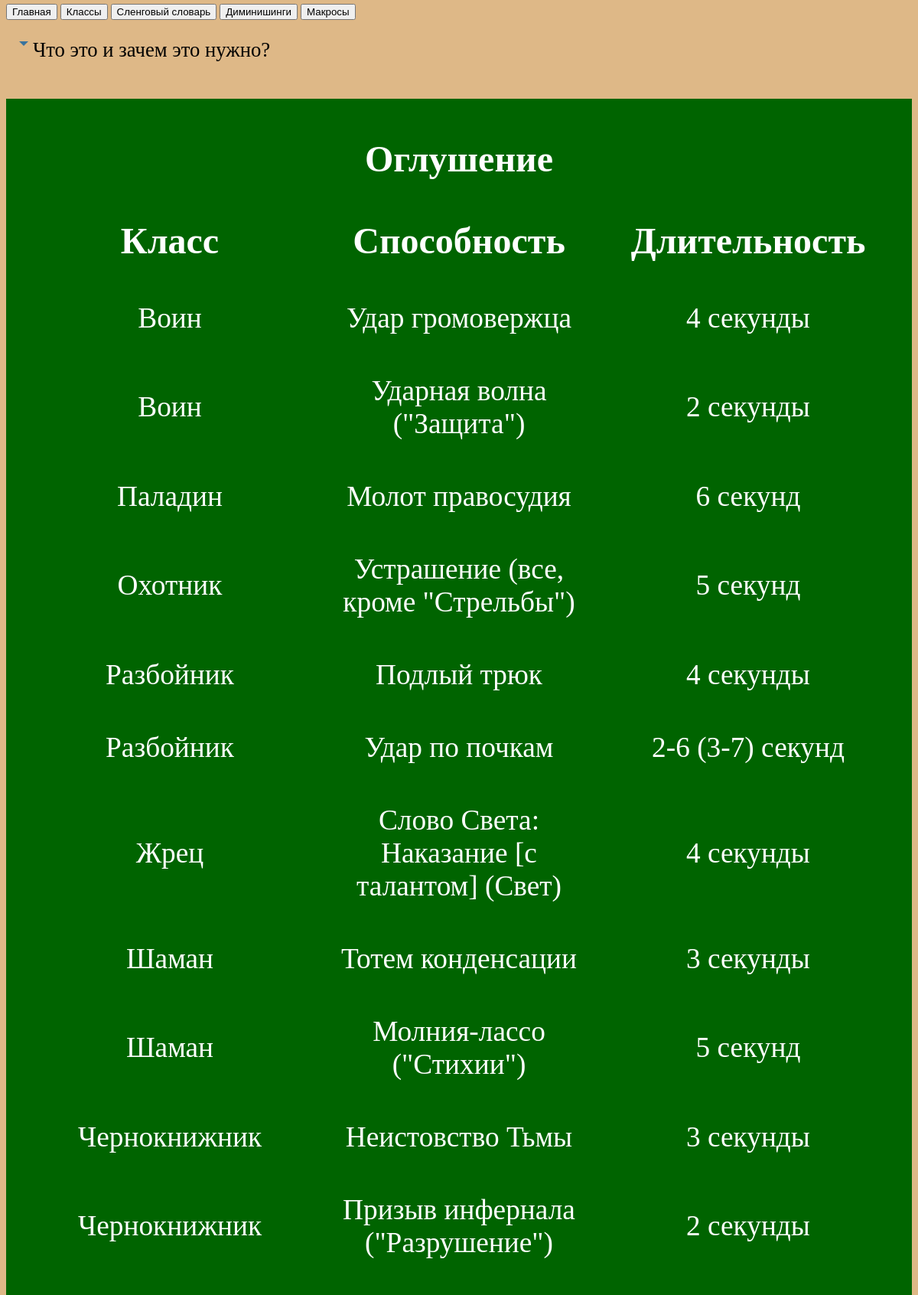
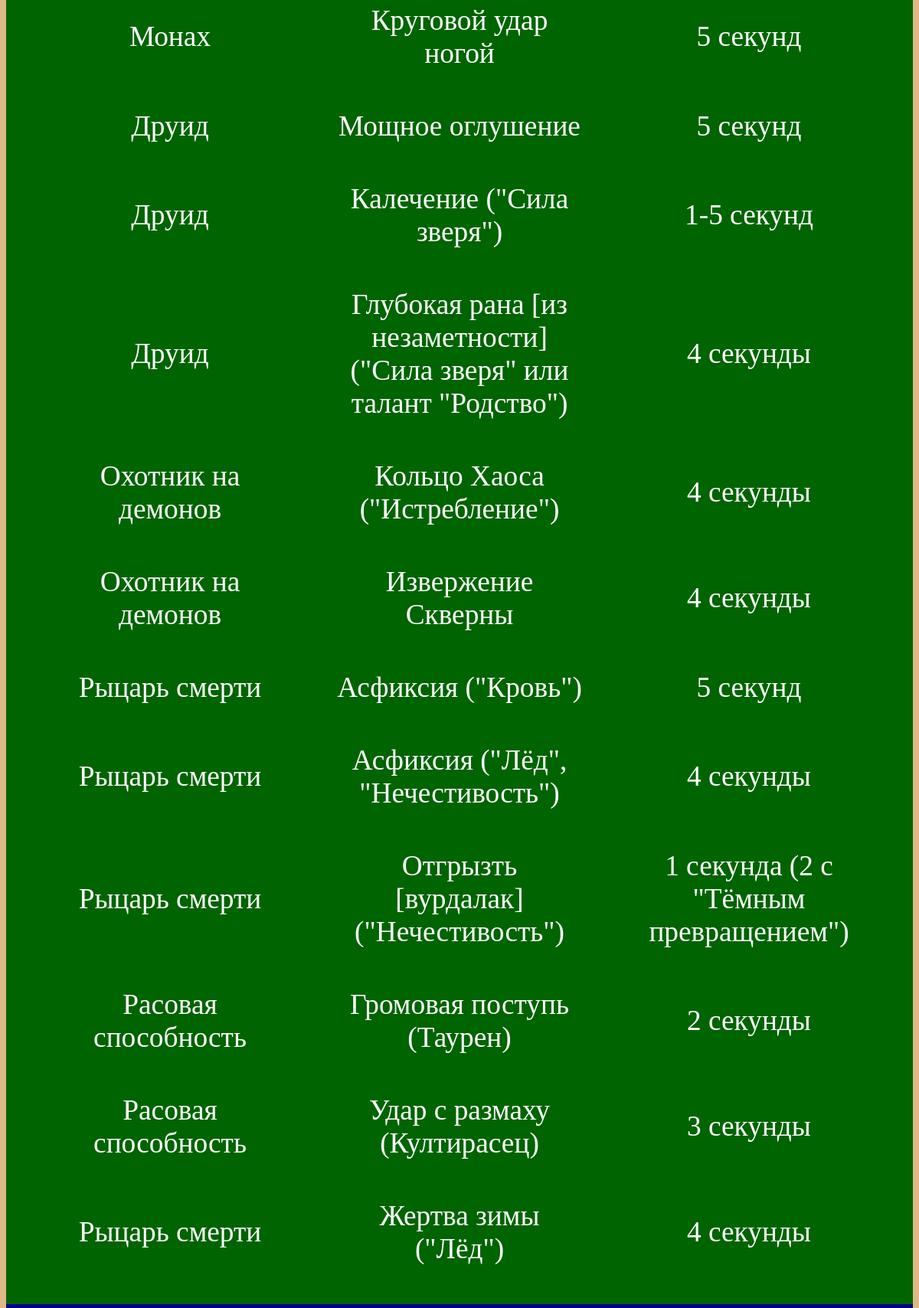
Screenshot of /diminishing/ (upper part) with the database file from the repository (2 pictures, top to bottom).
### main/models.py (models this page shows, shortened)
class Diminishing(models.Model):
    STUN = '1'
    INCAP = '2'
    BLIND = '3'
    ROOT = '4'
    SILENCE = '5'
    TYPE_CHOICES = [
        (STUN, 'Стан'),
        (INCAP, 'Паралич'),
        (BLIND, 'Ослепление'),
        (ROOT, 'Обездвиживание'),
        (SILENCE, 'Немота'),
    ] #цифры здесь нужны для цикла по типам диминишинга; в классах такой необходимости нет
    CLASSES = [
        ('Воин', 'Воин'),
        ('Паладин', 'Паладин'),
        ('Рыцарь смерти', 'Рыцарь смерти'),
        ('Охотник', 'Охотник'),
        ('Шаман', 'Шаман'),
        ('Охотник на демонов', 'Охотник на демонов'),
        ('Друид', 'Друид'),
        ('Разбойник', 'Разбойник'),
        ('Монах', 'Монах'),
        ('Маг', 'Маг'),
        ('Жрец', 'Жрец'),
        ('Чернокнижник', 'Чернокнижник'),
        ('Расовая способность', 'Расовая способность')
    ]
    type = models.CharField(max_length=100, choices=TYPE_CHOICES, default=STUN)
    klass = models.CharField(max_length=100, choices=CLASSES, default='Воин')
    ability = models.CharField(max_length=100)
    duration = models.CharField(max_length=100)

### main/views.py (the view)
# urls.py: path('diminishing/', views.diminishing, name='diminishing'),
def diminishing(request):
    return render(request, 'main/diminishing.html')

### main/templatetags/slang.py (called while the page is built)
@register.simple_tag
def type_counter():
    massive = [i+1 for i in range(5)]
    return massive

@register.simple_tag
def inner_counter(num): #эта штука должна вывести кол-во абилок типа num
    num = str(num)
    model = Diminishing.objects.filter(type=num)
    amount = model.count()
    massive = [i+1 for i in range(amount)]
    return massive

@register.simple_tag
def get_diminishing(num_type, num_order):
    type_list = [t+1 for t in range(5)]
    for i in type_list:
        if type_list[i-1] == num_type:
            main_list = Diminishing.objects.filter(type=str(i)).in_bulk()
            try:
                key = list(main_list.keys())[num_order-1]
            except IndexError:
                return None
            else:
                return main_list[key]

@register.simple_tag
def get_dim_name(num):
    if num == 1:
        return "Оглушение"
    elif num == 2:
        return "Паралич"
    elif num == 3:
        return "Дезориентация"
    elif num == 4:
        return "Обездвиживание"
    elif num == 5:
        return "Немота"

### main/templates/main/diminishing.html (shortened to what this page needs)
{% load static %}
{% load slang %}
<link rel="stylesheet" type="text/css" href="{% static 'main/style_dim.css' %}">
<header>
    <button onclick="window.location.href='/'" class="button col-1-5">Главная</button>
    <button onclick="window.location.href='/classes'" class="button col-1-5">Классы</button>
    <button onclick="window.location.href='/slang'" class="button col-1-5">Сленговый словарь</button>
    <button onclick="window.location.href='/diminishing'" class="button col-1-5">Диминишинги</button>
    <button onclick="window.location.href='/macro'" class="button col-1-5">Макросы</button>
</header>
<html>
<head>
</head>
<body>
  <div class="info">
  <label for="info__body_1" class="info__headline">Что это и зачем это нужно?</label>
  </div>
  <br>
  <center>
    {% type_counter as type_counter %}
    {% for i in type_counter %}
      {% get_dim_name num=i as dim_name %}
      <table class="{{ dim_name }}">
        <tr>
          <th>
          </th>
          <th>
            {{ dim_name }}
          </th>
          <th>
          </th>
        <tr>
          <th>
            Класс
          </th>
          <th>
            Способность
          </th>
          <th>
            Длительность
          </th>
        </tr>
        {% inner_counter num=i as counter %}
        {% for j in counter %}
          {% get_diminishing num_type=i num_order=j as current_slang %}
          <tr>
            <td>
              {{ current_slang.klass }}
            </td>
            <td>
              {{ current_slang.ability }}
            </td>
            <td>
              {{ current_slang.duration }}
            </td>
          </tr>
        {% endfor %}
      </table>
    {% endfor %}
  </center>
</body>
</html>

### main/static/main/style_dim.css (style rules this page uses)
html { background-color: BurlyWood; }
header { grid-area: header; display: block; position: fixed; top: 5; }
table { border-spacing: 50px; width: 100%; table-layout: fixed; color: White; }
table th { font-size: 36pt; vertical-align: middle; text-align: center; }
table td { font-size: 28pt; text-align: center; vertical-align: top; width: 33.33%; vertical-align: middle; text-align: center; }
.info { padding: 15px 35px; font-size: 15pt; text-align: left; }
.info__headline::before { content: ""; position: absolute; left: -18px; top: 4px; border: 6px solid #39739d; border-bottom-color: transparent; border-right-color: transparent; border-left-color: transparent; }
.info__headline { display: block; position: relative; margin-bottom: 15px; user-select: none; color: Black; font-weight: normal; cursor: pointer; font-size: 20pt; margin-top: 20pt; }
.Оглушение { background-color: DarkGreen; }
.Паралич { background-color: DarkBlue; }
label { color: Black; }

### rows the page displays
Diminishing: klass "Воин", ability "Удар громовержца", duration "4 секунды"
Diminishing: klass "Воин", ability "Ударная волна (\"Защита\")", duration "2 секунды"
Diminishing: klass "Паладин", ability "Молот правосудия", duration "6 секунд"
Diminishing: klass "Охотник", ability "Устрашение (все, кроме \"Стрельбы\")", duration "5 секунд"
Diminishing: klass "Разбойник", ability "Подлый трюк", duration "4 секунды"
Diminishing: klass "Разбойник", ability "Удар по почкам", duration "2-6 (3-7) секунд"
Diminishing: klass "Жрец", ability "Слово Света: Наказание [с талантом] (Свет)", duration "4 секунды"
Diminishing: klass "Шаман", ability "Тотем конденсации", duration "3 секунды"
Diminishing: klass "Шаман", ability "Молния-лассо (\"Стихии\")", duration "5 секунд"
Diminishing: klass "Чернокнижник", ability "Неистовство Тьмы", duration "3 секунды"
Diminishing: klass "Чернокнижник", ability "Призыв инфернала (\"Разрушение\")", duration "2 секунды"
Diminishing: klass "Монах", ability "Круговой удар ногой", duration "5 секунд"
Diminishing: klass "Друид", ability "Мощное оглушение", duration "5 секунд"
Diminishing: klass "Друид", ability "Калечение (\"Сила зверя\")", duration "1-5 секунд"
Diminishing: klass "Друид", ability "Глубокая рана [из незаметности] (\"Сила зверя\" или талант \"Родство\")", duration "4 секунды"
Diminishing: klass "Охотник на демонов", ability "Кольцо Хаоса (\"Истребление\")", duration "4 секунды"
Diminishing: klass "Охотник на демонов", ability "Извержение Скверны", duration "4 секунды"
Diminishing: klass "Рыцарь смерти", ability "Асфиксия (\"Кровь\")", duration "5 секунд"
Diminishing: klass "Рыцарь смерти", ability "Асфиксия (\"Лёд\", \"Нечестивость\")", duration "4 секунды"
Diminishing: klass "Рыцарь смерти", ability "Отгрызть [вурдалак] (\"Нечестивость\")", duration "1 секунда (2 с \"Тёмным превращением\")"
Diminishing: klass "Расовая способность", ability "Громовая поступь (Таурен)", duration "2 секунды"
Diminishing: klass "Расовая способность", ability "Удар с размаху (Култирасец)", duration "3 секунды"
Diminishing: klass "Рыцарь смерти", ability "Жертва зимы (\"Лёд\")", duration "4 секунды"

### other values shown
{{ dim_name }} "Оглушение"
